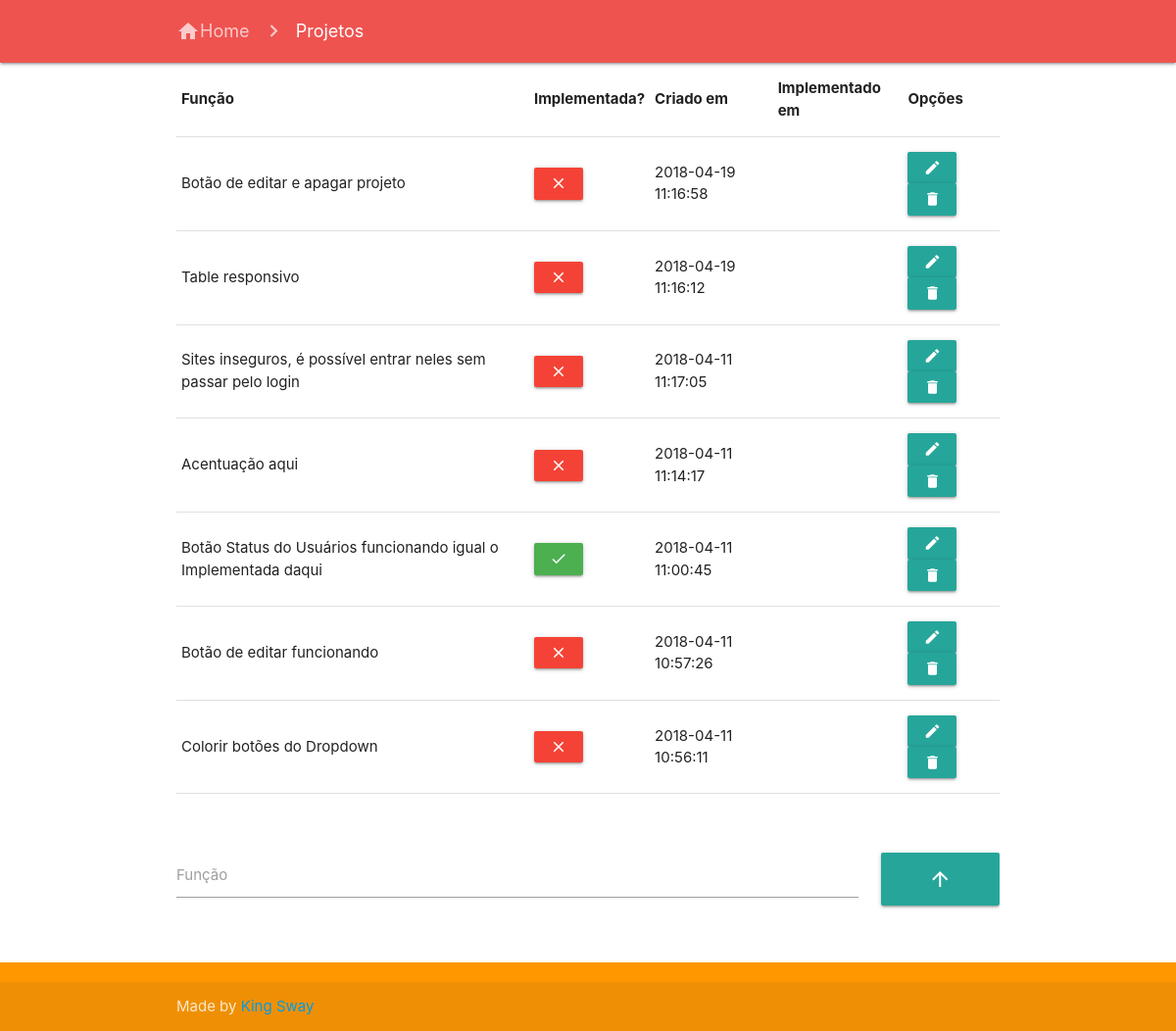
Screenshot of /projeto.php with the database file from the repository.
### tables this page shows
CREATE TABLE `tbprojetos` (
  `id` int(255) NOT NULL,
  `funcao` varchar(255) NOT NULL,
  `implementada` int(1) NOT NULL DEFAULT '0',
  `criadoem` timestamp NULL DEFAULT CURRENT_TIMESTAMP,
  `implementadaem` date DEFAULT NULL
);

### projeto.php (the view, shortened to what this page needs)
<!DOCTYPE html>
<html>
  <head>
    <link href="css/materialize.css" type="text/css" rel="stylesheet" media="screen,projection"/>
    <link href="css/style.css" type="text/css" rel="stylesheet" media="screen,projection"/>
  </head>
  <body>
		<?php require_once ("padroes/navigation.php"); ?>
    <nav class="red lighten-1" role="navigation">
      <div class="nav-wrapper container">
        <a href="index.php" class="breadcrumb"><i class="material-icons">home</i>Home</a>
        <a class="breadcrumb">Projetos</a>
      </div>
    </nav>
    <main>
    <div class="container" style="overflow-x:auto;">
      <form method="POST" action="#" class="col s12">
    <table cellpadding="1">
      <tr class="hoverable">
        <th>Função</th>
        <th>Implementada?</th>
        <th>Criado em</th>
        <th>Implementado em</th>
        <th>Opções</th>
      </tr>
      <?php
        $db = mysqli_connect('localhost', 'root', '', 'dbregistro');
        $query = "SELECT id, funcao, implementada, criadoem, implementadaem FROM tbprojetos ORDER BY criadoem DESC";
        $result = mysqli_query($db, $query);
        while ($user = mysqli_fetch_assoc($result)){ ?>
        <tr class="hoverable">
          <td><?php echo $user['funcao']?></td>
          <?php
          if ($user['implementada'] == 0) { echo '<td><Button name="btnImplementado" value="'.$user['id'].'" class="btn-small red"><i class="material-icons">clear</i></Button></td>';}
          if ($user['implementada'] == 1) { echo '<td><Button name="btnImplementado" value="'.$user['id'].'" class="btn-small green"><i class="material-icons">done</i></Button></td>';}
          ?>
          <td><?php echo $user['criadoem']?></td>
          <td><?php echo $user['implementadaem']?></td>
          <td><form method="POST" action="editarProjeto.php"><button name="btnEditProjeto" value=<?php echo $user['id']; ?> class="btn-small"><i class="material-icons">edit</i></button></form>
            <button name="btnDeleteProjeto" value=<?php echo $user['id']; ?> class="btn-small"><i class="material-icons">delete</i> </td>
        </tr>
      <?php
      }
      ?>
    </table>
    </form>
    <br>
    <br>
    <form method="POST" action="#" class="col s12">
      <div class="row">
        <div class="input-field col s10">
          <input type="text" name="txtFuncao">
          <label>Função</label>
        </div>
        <div class="input-field col s2">
          <button name="btnProjeto" class="btn-large" style="width: 100%"><i class="material-icons">arrow_upward</i></button>
        </div>
      </div>
    </form>
    </div>
<br>
</main>
    <?php require_once("padroes/footer.php") ?>
</body>
</html>

### padroes/navigation.php (shortened to what this page needs)
<!DOCTYPE html>
<html>
<head>
</head>
<body>
</body>
</html>

### padroes/footer.php (shortened to what this page needs)
<!DOCTYPE html>
<html>
<head>
	</head>
<body>
	<footer class="page-footer orange">
		<div class="footer-copyright">
			<div class="container">
				Made by <a href="https://github.com/kiingsway" target="_blank">King Sway</a>
			</div>
		</div>
	</footer>
</body>
</html>

### padroes/footer.php (style rules this page uses)
body { display: flex;min-height: 100vh;flex-direction: column; }
main { flex: 1 0 auto; }

### rows the page displays
tbprojetos: funcao "Botão de editar e apagar projeto", $user['id'] 7 (drawn), criadoem "2018-04-19 11:16:58"
tbprojetos: funcao "Table responsivo", $user['id'] 6 (drawn), criadoem "2018-04-19 11:16:12"
tbprojetos: funcao "Sites inseguros, é possível entrar neles sem passar pelo login", $user['id'] 5 (drawn), criadoem "2018-04-11 11:17:05"
tbprojetos: funcao "Acentuação aqui", $user['id'] 4 (drawn), criadoem "2018-04-11 11:14:17"
tbprojetos: funcao "Botão Status do Usuários funcionando igual o Implementada daqui", $user['id'] 3 (drawn), criadoem "2018-04-11 11:00:45"
tbprojetos: funcao "Botão de editar funcionando", $user['id'] 2 (drawn), criadoem "2018-04-11 10:57:26"
tbprojetos: funcao "Colorir botões do Dropdown", $user['id'] 1 (drawn), criadoem "2018-04-11 10:56:11"
